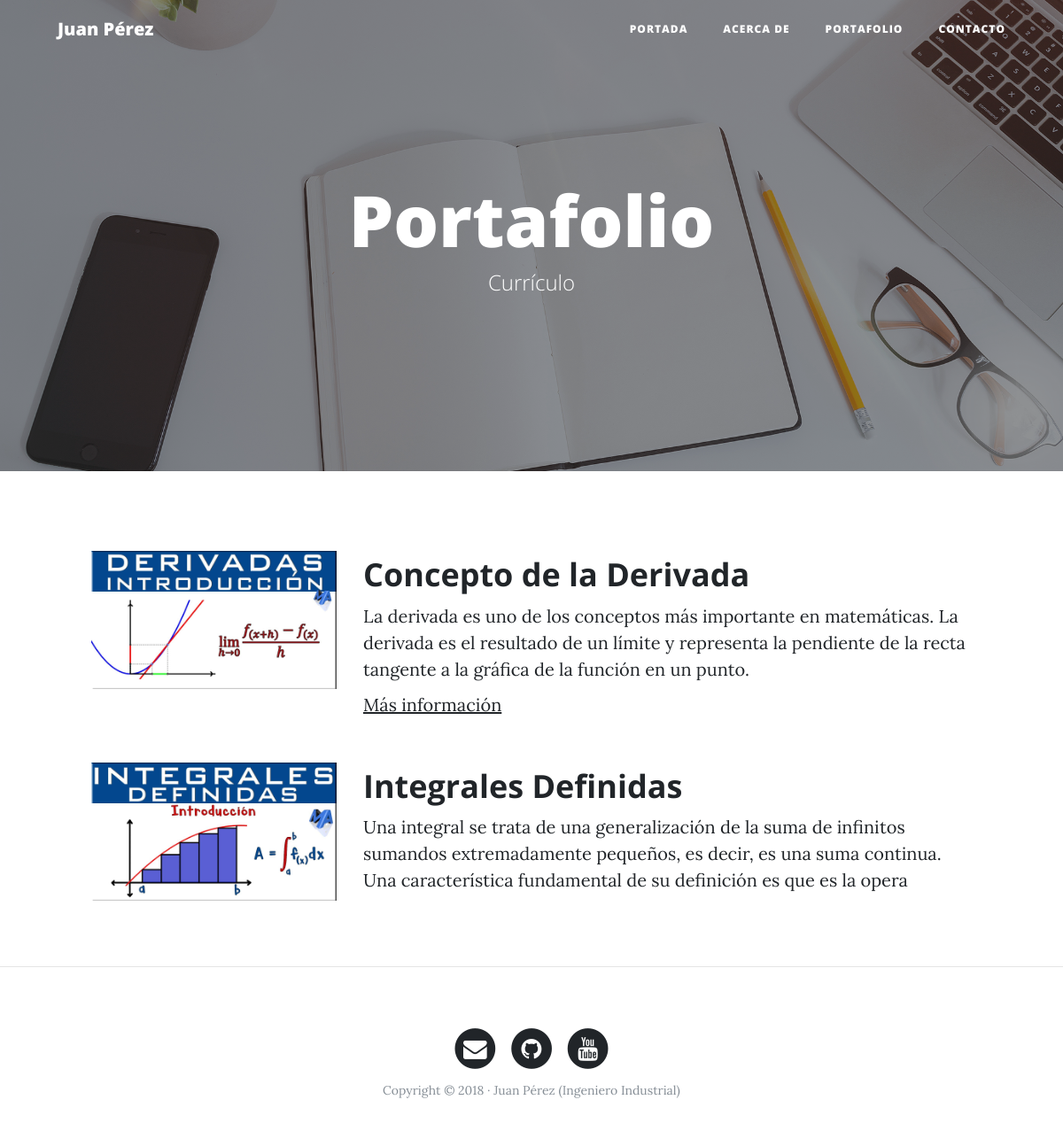
The page /portfolio/ on the database its author committed.
### portfolio/models.py (models this page shows, shortened)
class Project(models.Model):
    title = models.CharField(max_length=200, verbose_name = "Titulo")
    descripcion = models.TextField(max_length=200, verbose_name = "Descripcion")
    image = models.ImageField(verbose_name = "Imagen", upload_to="projects")
    link = models.URLField(null=True, blank=True, verbose_name ="direccion web")
    created = models.DateTimeField(auto_now_add=True, verbose_name = "Fecha de Creacion")
    updated = models.DateTimeField(auto_now=True, verbose_name = "Fecha de Edicion")
    class Meta:
        verbose_name = 'proyecto'
        verbose_name_plural = 'proyectos'
        ordering = ["-created"]

### portfolio/views.py (the view)
# urls.py: path('portfolio/', portfolio_views.portfolio, name="portfolio"),
def portfolio(request):
    projects = Project.objects.all()
    return render(request,"portfolio/portfolio.html", {'projects': projects})

### portfolio/templates/portfolio/portfolio.html (shortened to what this page needs)
{% extends 'core/base.html' %}
{% block background %}{% load static %}{% static 'core/img/portfolio-bg.jpg' %}{% endblock %}
{% block headers %}
    <h1>Portafolio</h1>
	<span class="subheading">Currículo</span>
{% endblock %}
{% block content %}
    {% for project in projects %}
	      <div class="row project">
	      	<div class="col-lg-3 col-md-4 offset-lg-1">
			      <img class="img-fluid" src="{{ project.image.url }}" alt="">
	      	</div>
	        <div class="col-lg-7 col-md-8">
	      		<h2 class="section-heading title">{{ project.title }}</h2>
	          <p>{{ project.descripcion }}</p>
		        {% if project.link %}
                    <p><a href="{{project.link}}">Más información</a></p>
                {% endif %}
	      	</div>
	      </div>
    {% endfor %}
{% endblock %}

### core/templates/core/base.html (shortened to what this page needs)
<!DOCTYPE html>
<html lang="es">
  <head>
    {% load static %}
    <link href="{% static 'core/vendor/bootstrap/css/bootstrap.min.css' %}" rel="stylesheet">
    <link href="{% static 'core/vendor/font-awesome/css/font-awesome.min.css' %}" rel="stylesheet" type="text/css">
    <link href="{% static 'core/css/clean-blog.min.css' %}" rel="stylesheet">
  </head>
  <body>
    <nav class="navbar navbar-expand-lg navbar-light fixed-top" id="mainNav">
      <div class="container">
        <a class="navbar-brand" href="{% url 'home'%}">Juan Pérez</a>
        <div class="collapse navbar-collapse" id="navbarResponsive">
          <ul class="navbar-nav ml-auto">
            <li class="nav-item">
              <a class="nav-link" href="{% url 'home'%}">Portada</a>
            </li>
            <li class="nav-item">
              <a class="nav-link" href="{% url 'about'%}">Acerca de</a>
            </li>
            <li class="nav-item">
              <a class="nav-link" href="{% url 'portfolio'%}">Portafolio</a>
            </li>
            <li class="nav-item">
              <a class="nav-link" href="{% url 'contact' %}">Contacto</a>
            </li>
          </ul>
        </div>
      </div>
    </nav>
    <header class="masthead" style="background-image: url(' {% block background %}{% endblock %} ')">
      <div class="overlay"></div>
      <div class="container">
        <div class="row">
          <div class="col-lg-8 col-md-10 mx-auto">
            <div class="site-heading">
            {% block headers %} {% endblock %}
            </div>
          </div>
        </div>
      </div>
    </header>
    {% block content %}{% endblock %}
    {% if request.path != "/" %}<hr>{% endif %}
    <footer>
      <div class="container">
        <div class="row">
          <div class="col-lg-8 col-md-10 mx-auto">
            <ul class="list-inline text-center">
              <li class="list-inline-item">
                <a href="#">
                  <span class="fa-stack fa-lg">
                    <i class="fa fa-circle fa-stack-2x"></i>
                    <i class="fa fa-envelope fa-stack-1x fa-inverse"></i>
                  </span>
                </a>
              </li>
              <li class="list-inline-item">
                <a href="#">
                  <span class="fa-stack fa-lg">
                    <i class="fa fa-circle fa-stack-2x"></i>
                    <i class="fa fa-github fa-stack-1x fa-inverse"></i>
                  </span>
                </a>
              </li>
              <li class="list-inline-item">
                <a href="#">
                  <span class="fa-stack fa-lg">
                    <i class="fa fa-circle fa-stack-2x"></i>
                    <i class="fa fa-youtube fa-stack-1x fa-inverse"></i>
                  </span>
                </a>
              </li>
            </ul>
            <p class="copyright text-muted">Copyright &copy; 2018 · Juan Pérez (Ingeniero Industrial) </p>
          </div>
        </div>
      </div>
    </footer>
  </body>
</html>

### rows shown on the page
Project: image (picture), title "Concepto de la Derivada", descripcion "La derivada es uno de los conceptos más importante en matemáticas. La derivada es el resultado de un límite y representa la pendiente de la recta tangente a la gráfica de la función en un punto."
Project: image (picture), title "Integrales Definidas", descripcion "Una integral se trata de una generalización de la suma de infinitos sumandos extremadamente pequeños, es decir, es una suma continua. Una característica fundamental de su definición es que es la opera"
